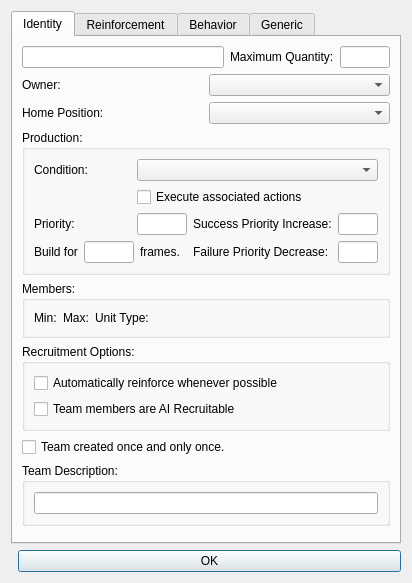
<?xml version="1.0" encoding="UTF-8"?>
<ui version="4.0">
 <class>WBQtTeamSheetDialog</class>
 <widget class="QDialog" name="WBQtTeamSheetDialog">
  <property name="windowTitle">
   <string>Edit Team Template.</string>
  </property>
  <layout class="QVBoxLayout" name="root" stretch="1,0">
   <item>
    <widget class="QTabWidget" name="tabs">
     <property name="currentIndex">
      <number>0</number>
     </property>
     <widget class="QWidget" name="identityTab">
      <attribute name="title">
       <string>Identity</string>
      </attribute>
      <layout class="QVBoxLayout" name="identityRoot">
       <item>
        <layout class="QHBoxLayout" name="nameRow" stretch="1,0,0">
         <item>
          <widget class="QLineEdit" name="nameEdit"/>
         </item>
         <item>
          <widget class="QLabel" name="maxQuantityLabel">
           <property name="text">
            <string>Maximum Quantity:</string>
           </property>
          </widget>
         </item>
         <item>
          <widget class="QLineEdit" name="maxEdit">
           <property name="minimumSize">
            <size>
             <width>50</width>
             <height>0</height>
            </size>
           </property>
           <property name="maximumSize">
            <size>
             <width>50</width>
             <height>16777215</height>
            </size>
           </property>
          </widget>
         </item>
        </layout>
       </item>
       <item>
        <layout class="QGridLayout" name="identityGrid">
         <item row="0" column="0">
          <widget class="QLabel" name="ownerLabel">
           <property name="text">
            <string>Owner:</string>
           </property>
          </widget>
         </item>
         <item row="0" column="1">
          <widget class="QComboBox" name="ownerCombo"/>
         </item>
         <item row="1" column="0">
          <widget class="QLabel" name="homeLabel">
           <property name="text">
            <string>Home Position:</string>
           </property>
          </widget>
         </item>
         <item row="1" column="1">
          <widget class="QComboBox" name="homeWaypointCombo"/>
         </item>
        </layout>
       </item>
       <item>
        <widget class="QGroupBox" name="prodBox">
         <property name="title">
          <string>Production:</string>
         </property>
         <layout class="QGridLayout" name="prodGrid">
          <item row="0" column="0">
           <widget class="QLabel" name="conditionLabel">
            <property name="text">
             <string>Condition:</string>
            </property>
           </widget>
          </item>
          <item row="0" column="1" colspan="3">
           <widget class="QComboBox" name="productionConditionCombo"/>
          </item>
          <item row="1" column="1" colspan="3">
           <widget class="QCheckBox" name="executeActionsCheck">
            <property name="text">
             <string>Execute associated actions</string>
            </property>
           </widget>
          </item>
          <item row="2" column="0">
           <widget class="QLabel" name="priorityLabel">
            <property name="text">
             <string>Priority:</string>
            </property>
           </widget>
          </item>
          <item row="2" column="1">
           <widget class="QLineEdit" name="priorityEdit">
            <property name="minimumSize">
             <size>
              <width>50</width>
              <height>0</height>
             </size>
            </property>
            <property name="maximumSize">
             <size>
              <width>50</width>
              <height>16777215</height>
             </size>
            </property>
           </widget>
          </item>
          <item row="2" column="2">
           <widget class="QLabel" name="increaseLabel">
            <property name="text">
             <string>Success Priority Increase:</string>
            </property>
           </widget>
          </item>
          <item row="2" column="3">
           <widget class="QLineEdit" name="increaseEdit">
            <property name="minimumSize">
             <size>
              <width>40</width>
              <height>0</height>
             </size>
            </property>
            <property name="maximumSize">
             <size>
              <width>40</width>
              <height>16777215</height>
             </size>
            </property>
           </widget>
          </item>
          <item row="3" column="0" colspan="2">
           <layout class="QHBoxLayout" name="framesRow">
            <item>
             <widget class="QLabel" name="buildForLabel">
              <property name="text">
               <string>Build for</string>
              </property>
             </widget>
            </item>
            <item>
             <widget class="QLineEdit" name="framesEdit">
              <property name="minimumSize">
               <size>
                <width>50</width>
                <height>0</height>
               </size>
              </property>
              <property name="maximumSize">
               <size>
                <width>50</width>
                <height>16777215</height>
               </size>
              </property>
             </widget>
            </item>
            <item>
             <widget class="QLabel" name="framesLabel">
              <property name="text">
               <string>frames.</string>
              </property>
             </widget>
            </item>
            <item>
             <spacer name="framesSpacer">
              <property name="orientation">
               <enum>Qt::Horizontal</enum>
              </property>
             </spacer>
            </item>
           </layout>
          </item>
          <item row="3" column="2">
           <widget class="QLabel" name="decreaseLabel">
            <property name="text">
             <string>Failure Priority Decrease:</string>
            </property>
           </widget>
          </item>
          <item row="3" column="3">
           <widget class="QLineEdit" name="decreaseEdit">
            <property name="minimumSize">
             <size>
              <width>40</width>
              <height>0</height>
             </size>
            </property>
            <property name="maximumSize">
             <size>
              <width>40</width>
              <height>16777215</height>
             </size>
            </property>
           </widget>
          </item>
         </layout>
        </widget>
       </item>
       <item>
        <widget class="QGroupBox" name="membersBox">
         <property name="title">
          <string>Members:</string>
         </property>
         <layout class="QGridLayout" name="membersGrid" columnstretch="0,0,1">
          <item row="0" column="0">
           <widget class="QLabel" name="minLabel">
            <property name="text">
             <string>Min:</string>
            </property>
           </widget>
          </item>
          <item row="0" column="1">
           <widget class="QLabel" name="maxLabel">
            <property name="text">
             <string>Max:</string>
            </property>
           </widget>
          </item>
          <item row="0" column="2">
           <widget class="QLabel" name="unitTypeLabel">
            <property name="text">
             <string>Unit Type:</string>
            </property>
           </widget>
          </item>
         </layout>
        </widget>
       </item>
       <item>
        <widget class="QGroupBox" name="recruitBox">
         <property name="title">
          <string>Recruitment Options:</string>
         </property>
         <layout class="QVBoxLayout" name="recruitLay">
          <item>
           <widget class="QCheckBox" name="autoReinforceCheck">
            <property name="text">
             <string>Automatically reinforce whenever possible</string>
            </property>
           </widget>
          </item>
          <item>
           <widget class="QCheckBox" name="aiRecruitableCheck">
            <property name="text">
             <string>Team members are AI Recruitable</string>
            </property>
           </widget>
          </item>
         </layout>
        </widget>
       </item>
       <item>
        <widget class="QCheckBox" name="singletonCheck">
         <property name="text">
          <string>Team created once and only once.</string>
         </property>
        </widget>
       </item>
       <item>
        <widget class="QGroupBox" name="descBox">
         <property name="title">
          <string>Team Description:</string>
         </property>
         <layout class="QVBoxLayout" name="descLay">
          <item>
           <widget class="QLineEdit" name="descriptionEdit"/>
          </item>
         </layout>
        </widget>
       </item>
       <item>
        <spacer name="identitySpacer">
         <property name="orientation">
          <enum>Qt::Vertical</enum>
         </property>
        </spacer>
       </item>
      </layout>
     </widget>
     <widget class="QWidget" name="reinforcementTab">
      <attribute name="title">
       <string>Reinforcement</string>
      </attribute>
      <layout class="QVBoxLayout" name="reinforcementRoot">
       <item>
        <widget class="QGroupBox" name="reinfBox">
         <property name="title">
          <string>If reinforcing, then:</string>
         </property>
         <layout class="QVBoxLayout" name="reinfLay">
          <item>
           <layout class="QHBoxLayout" name="deployRow" stretch="0,1">
            <item>
             <widget class="QCheckBox" name="deployByCheck">
              <property name="text">
               <string>Deploy by</string>
              </property>
             </widget>
            </item>
            <item>
             <widget class="QComboBox" name="transportCombo"/>
            </item>
           </layout>
          </item>
          <item>
           <widget class="QCheckBox" name="transportsExitCheck">
            <property name="text">
             <string>Transports exit map after unloading.</string>
            </property>
           </widget>
          </item>
          <item>
           <widget class="QGroupBox" name="waypointBox">
            <property name="title">
             <string>Start team or transports at waypoint:</string>
            </property>
            <layout class="QVBoxLayout" name="waypointLay">
             <item>
              <widget class="QComboBox" name="waypointCombo"/>
             </item>
            </layout>
           </widget>
          </item>
          <item>
           <widget class="QCheckBox" name="teamStartsFullCheck">
            <property name="text">
             <string>Load members into transports (if applicable).</string>
            </property>
           </widget>
          </item>
         </layout>
        </widget>
       </item>
       <item>
        <widget class="QGroupBox" name="vetBox">
         <property name="title">
          <string>Veterancy Level</string>
         </property>
         <layout class="QVBoxLayout" name="vetLay">
          <item>
           <widget class="QComboBox" name="veterancyCombo"/>
          </item>
         </layout>
        </widget>
       </item>
       <item>
        <spacer name="reinforcementSpacer">
         <property name="orientation">
          <enum>Qt::Vertical</enum>
         </property>
        </spacer>
       </item>
      </layout>
     </widget>
     <widget class="QWidget" name="behaviorTab">
      <attribute name="title">
       <string>Behavior</string>
      </attribute>
      <layout class="QVBoxLayout" name="behaviorRoot">
       <item>
        <widget class="QGroupBox" name="triggersBox">
         <property name="title">
          <string>Behavior Script Triggers:</string>
         </property>
         <layout class="QGridLayout" name="triggersGrid">
          <item row="0" column="0">
           <widget class="QLabel" name="onCreateLabel">
            <property name="text">
             <string>On Create:</string>
            </property>
           </widget>
          </item>
          <item row="0" column="1" colspan="2">
           <widget class="QComboBox" name="onCreateCombo"/>
          </item>
          <item row="1" column="0">
           <widget class="QLabel" name="onEnemySightedLabel">
            <property name="text">
             <string>On Enemy Sighted:</string>
            </property>
           </widget>
          </item>
          <item row="1" column="1" colspan="2">
           <widget class="QComboBox" name="onEnemySightedCombo"/>
          </item>
          <item row="2" column="0">
           <widget class="QLabel" name="onAllClearLabel">
            <property name="text">
             <string>On All Clear:</string>
            </property>
           </widget>
          </item>
          <item row="2" column="1" colspan="2">
           <widget class="QComboBox" name="onAllClearCombo"/>
          </item>
          <item row="3" column="0">
           <layout class="QHBoxLayout" name="destroyedRow">
            <item>
             <widget class="QLabel" name="onDestroyedLabel">
              <property name="text">
               <string>On Destroyed %</string>
              </property>
             </widget>
            </item>
            <item>
             <widget class="QLineEdit" name="percentEdit">
              <property name="minimumSize">
               <size>
                <width>40</width>
                <height>0</height>
               </size>
              </property>
              <property name="maximumSize">
               <size>
                <width>40</width>
                <height>16777215</height>
               </size>
              </property>
             </widget>
            </item>
           </layout>
          </item>
          <item row="3" column="1" colspan="2">
           <widget class="QComboBox" name="onDestroyedCombo"/>
          </item>
          <item row="4" column="0">
           <widget class="QLabel" name="onIdleLabel">
            <property name="text">
             <string>On Idle:</string>
            </property>
           </widget>
          </item>
          <item row="4" column="1" colspan="2">
           <widget class="QComboBox" name="onIdleCombo"/>
          </item>
          <item row="5" column="0">
           <widget class="QLabel" name="onUnitDestroyedLabel">
            <property name="text">
             <string>On Unit Destroyed:</string>
            </property>
           </widget>
          </item>
          <item row="5" column="1" colspan="2">
           <widget class="QComboBox" name="onUnitDestroyedCombo"/>
          </item>
         </layout>
        </widget>
       </item>
       <item>
        <widget class="QGroupBox" name="optionsBox">
         <property name="title">
          <string>Behavior Options</string>
         </property>
         <layout class="QVBoxLayout" name="optionsLay">
          <item>
           <widget class="QCheckBox" name="transportsReturnCheck">
            <property name="text">
             <string>Transports return to base after unloading.</string>
            </property>
           </widget>
          </item>
          <item>
           <widget class="QCheckBox" name="avoidThreatsCheck">
            <property name="text">
             <string>Team avoids threats.</string>
            </property>
           </widget>
          </item>
          <item>
           <widget class="QGroupBox" name="initialBox">
            <property name="title">
             <string>Initial Team Behavior</string>
            </property>
            <layout class="QVBoxLayout" name="initialLay">
             <item>
              <widget class="QComboBox" name="enemyInteractionsCombo"/>
             </item>
            </layout>
           </widget>
          </item>
          <item>
           <widget class="QGroupBox" name="attackBox">
            <property name="title">
             <string>Attack:</string>
            </property>
            <layout class="QVBoxLayout" name="attackLay">
             <item>
              <widget class="QCheckBox" name="attackCommonTargetCheck">
               <property name="text">
                <string>Does this team focus on a single target at a time
in Hard and Brutal (never in Normal)?</string>
               </property>
              </widget>
             </item>
            </layout>
           </widget>
          </item>
         </layout>
        </widget>
       </item>
       <item>
        <spacer name="behaviorSpacer">
         <property name="orientation">
          <enum>Qt::Vertical</enum>
         </property>
        </spacer>
       </item>
      </layout>
     </widget>
     <widget class="QWidget" name="genericTab">
      <attribute name="title">
       <string>Generic</string>
      </attribute>
      <layout class="QGridLayout" name="genericGrid"/>
     </widget>
    </widget>
   </item>
   <item>
    <layout class="QHBoxLayout" name="buttons">
     <item>
      <spacer name="buttonsSpacer">
       <property name="orientation">
        <enum>Qt::Horizontal</enum>
       </property>
      </spacer>
     </item>
     <item>
      <widget class="QPushButton" name="okButton">
       <property name="text">
        <string>OK</string>
       </property>
       <property name="default">
        <bool>true</bool>
       </property>
      </widget>
     </item>
    </layout>
   </item>
  </layout>
 </widget>
 <resources/>
 <connections/>
</ui>
